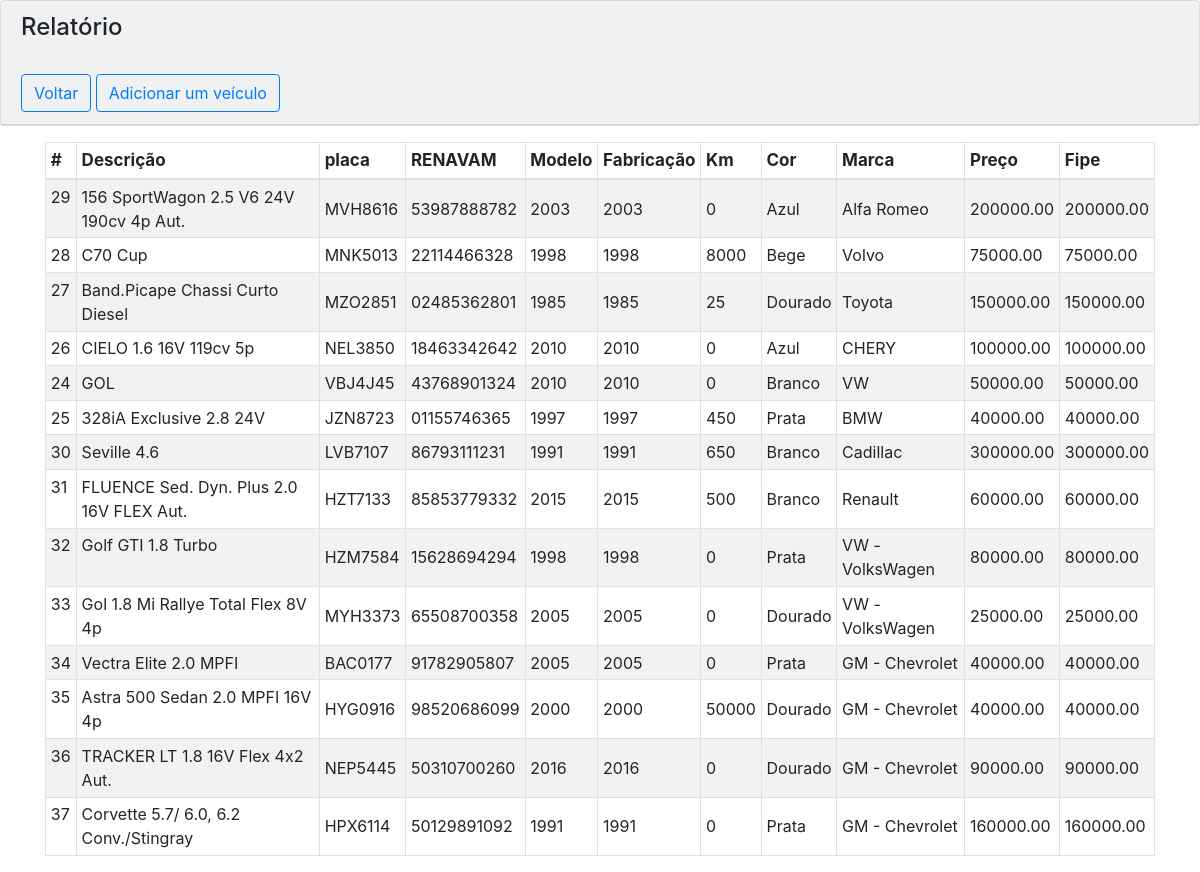
The app's page /relatorio with its own data.
### tables this page shows
CREATE TABLE IF NOT EXISTS `veiculos` (
  `id` int(11) NOT NULL AUTO_INCREMENT,
  `descricao` varchar(60) NOT NULL,
  `placa` varchar(7) NOT NULL,
  `codigo_renavam` varchar(11) NOT NULL,
  `ano_modelo` int(4) NOT NULL,
  `ano_fabricacao` int(4) NOT NULL,
  `cor` varchar(20) NOT NULL,
  `km` int(6) NOT NULL,
  `marca` varchar(20) NOT NULL,
  `preco` float(8,2) NOT NULL,
  `preco_fipe` float(8,2) NOT NULL,
  PRIMARY KEY (`id`)
);

### App/Controller/ControllerPrint.php (called while the page is built, shortened)
<?php
class ControllerPrint {
    public function defaultMethod() {
        $this->model = new Veiculo;
        $title = "Relatório";
        $data = $this->model->selectAll();
        require_once DIR_VIEW . "print.php";
    }
}

### index.php (called while the page is built, shortened)
<?php
$router = new Router;
$router->callController();

### App/Classes/DbConnect.php (called while the page is built, shortened)
<?php
class DbConnect
{
    public function connect()
    {
        try {
            $dsn = 'mysql:host=' . HOST . ';port=' . PORT . ';dbname=' . BASE;
            $this->connection = new PDO($dsn, USER, PASS);
            $this->connection->setAttribute(PDO::ATTR_ERRMODE, PDO::ERRMODE_EXCEPTION);
            return $this->connection;
        } catch (PDOException $e) {
            echo $e;
        }
    }
}

### App/Model/veiculo.php (called while the page is built, shortened)
<?php
class Veiculo
{
    private $connection;
    private $id;
    public function __construct()
    {
        $this->connection = (new DbConnect)->connect();
    }
    public function selectAll()
    {
        if (isset($this->id)) {
            $query = "SELECT * FROM veiculos WHERE id = :id";
            $stmt = $this->connection->prepare($query);
            $stmt->bindValue(':id', $this->id);
            $aux = "fetch";
        } else {
            $query = "SELECT * FROM veiculos";
            $stmt = $this->connection->prepare($query);
            $aux = "fetchAll";
        }
        $stmt->execute();
        return $stmt->$aux(PDO::FETCH_ASSOC);
    }
}

### App/views/print.php (the view, shortened to what this page needs)
<!DOCTYPE html>
<html lang="pt-br">
<head>
  <link rel="stylesheet" href="public/bootstrap4.5.0/css/bootstrap.css">
</head>
<body>
  <div>
    <div class="card text-black bg-light mb-3">
      <div class="card-header">
        <h4><?= $title ?></h4><br>
        <a class="btn btn-outline-primary " href="listar">Voltar</a>
        <a class="btn btn-outline-primary " href="adicionar">Adicionar um veículo</a>
      </div>
    </div>
    <div class="container">
      <table class="table table-striped table-bordered table-sm">
        <thead>
          <tr>
            <th scope="col">#</th>
            <th colspan='2' scope="col">Descrição</th>
            <th scope="col">placa</th>
            <th scope="col">RENAVAM</th>
            <th scope="col">Modelo</th>
            <th scope="col">Fabricação</th>
            <th scope="col">Km</th>
            <th scope="col">Cor</th>
            <th scope="col">Marca</th>
            <th scope="col">Preço</th>
            <th scope="col">Fipe</th>
          </tr>
        </thead>
        <tbody>
          <?php
          foreach ($data as $k => $v) {
            echo "<tr>";
            echo "<td>{$v['id']}</td>";
            echo "<td colspan = '2'>{$v['descricao']}</td>";
            echo "<td class = 'align-middle'>{$v['placa']}</td>";
            echo "<td class = 'align-middle'>{$v['codigo_renavam']}</td>";
            echo "<td class = 'align-middle'>{$v['ano_modelo']}</td>";
            echo "<td class = 'align-middle'>{$v['ano_fabricacao']}</td>";
            echo "<td class = 'align-middle'>{$v['km']}</td>";
            echo "<td class = 'align-middle'>{$v['cor']}</td>";
            echo "<td class = 'align-middle'>{$v['marca']}</td>";
            echo "<td class = 'align-middle'>{$v['preco']}</td>";
            echo "<td class = 'align-middle'>{$v['preco_fipe']}</td>";
            echo "</tr>";
          }
          ?>
        </tbody>
      </table>
    </div>
</body>
</html>

### App/Classes/Router.php (shortened to what this page needs)
<?php
class Router
{
    private $routes;
    private $uri;
    private $MethodWhoDoesntAcceptsParameters;
    public function parseUrl()
    {
        if (isset($_GET['url'])) {
            $this->uri = explode("/", rtrim($_GET['url']), FILTER_SANITIZE_URL);
        } else {
            header("location: listar");
        }
        return $this->uri;
    }
    public function getRoutes(): array
    {
        $this->routes = array(
            "listar" => "ControllerList",
            "relatorio" => "ControllerPrint",
            "adicionar" => "ControllerAdd",
            "editar" => "ControllerUpdate",
            "deletar" => "ControllerDelete"
        );
        return $this->routes;
    }
    public function getWhoDoesntAcceptParameter(): array
    {
        $this->MethodWhoDoesntAcceptsParameters = array(
            "ControllerAdd",
            "CotnrollerPrint"
        );
        return $this->MethodWhoDoesntAcceptsParameters;
    }
    public function callController()
    {
        if (array_key_exists($this->uri[0], $this->routes)) {
            $controllerName = $this->routes[$this->uri[0]];
            if (file_exists(DIR_CONTROLLER . $controllerName . ".php")) {
                if (!in_array($controllerName, $this->MethodWhoDoesntAcceptsParameters)) {
                    switch (count($this->uri)) {
                        case 1:
                            $this->uri["method"] = "defaultMethod";
                            break;
                    }
                }
                $method = $this->uri["method"];
                $object = new $nameSpace;
                if (empty($this->uri["parameter"])) {
                    $object->$method();
                }
            } else {
                echo "ERRO 405: Método não implementado";
            }
        } else {
            echo "ERRO 404: Esta página não existe";
        }
    }
}

### App/views/print.php (style rules this page uses)
th { font-size: 17px; }

### records on screen
veiculos: id "29", descricao "156 SportWagon 2.5 V6 24V 190cv 4p Aut.", placa "MVH8616", codigo_renavam "53987888782", ano_modelo "2003", ano_fabricacao "2003", km "0", cor "Azul", marca "Alfa Romeo", preco "200000.00", preco_fipe "200000.00"
veiculos: id "28", descricao "C70 Cup", placa "MNK5013", codigo_renavam "22114466328", ano_modelo "1998", ano_fabricacao "1998", km "8000", cor "Bege", marca "Volvo", preco "75000.00", preco_fipe "75000.00"
veiculos: id "27", descricao "Band.Picape Chassi Curto Diesel", placa "MZO2851", codigo_renavam "02485362801", ano_modelo "1985", ano_fabricacao "1985", km "25", cor "Dourado", marca "Toyota", preco "150000.00", preco_fipe "150000.00"
veiculos: id "26", descricao "CIELO 1.6 16V 119cv 5p", placa "NEL3850", codigo_renavam "18463342642", ano_modelo "2010", ano_fabricacao "2010", km "0", cor "Azul", marca "CHERY", preco "100000.00", preco_fipe "100000.00"
veiculos: id "24", descricao "GOL", placa "VBJ4J45", codigo_renavam "43768901324", ano_modelo "2010", ano_fabricacao "2010", km "0", cor "Branco", marca "VW", preco "50000.00", preco_fipe "50000.00"
veiculos: id "25", descricao "328iA Exclusive 2.8 24V", placa "JZN8723", codigo_renavam "01155746365", ano_modelo "1997", ano_fabricacao "1997", km "450", cor "Prata", marca "BMW", preco "40000.00", preco_fipe "40000.00"
veiculos: id "30", descricao "Seville 4.6", placa "LVB7107", codigo_renavam "86793111231", ano_modelo "1991", ano_fabricacao "1991", km "650", cor "Branco", marca "Cadillac", preco "300000.00", preco_fipe "300000.00"
veiculos: id "31", descricao "FLUENCE Sed. Dyn. Plus 2.0 16V FLEX Aut.", placa "HZT7133", codigo_renavam "85853779332", ano_modelo "2015", ano_fabricacao "2015", km "500", cor "Branco", marca "Renault", preco "60000.00", preco_fipe "60000.00"
veiculos: id "32", descricao "Golf GTI 1.8 Turbo", placa "HZM7584", codigo_renavam "15628694294", ano_modelo "1998", ano_fabricacao "1998", km "0", cor "Prata", marca "VW - VolksWagen", preco "80000.00", preco_fipe "80000.00"
veiculos: id "33", descricao "Gol 1.8 Mi Rallye Total Flex 8V 4p", placa "MYH3373", codigo_renavam "65508700358", ano_modelo "2005", ano_fabricacao "2005", km "0", cor "Dourado", marca "VW - VolksWagen", preco "25000.00", preco_fipe "25000.00"
veiculos: id "34", descricao "Vectra Elite 2.0 MPFI", placa "BAC0177", codigo_renavam "91782905807", ano_modelo "2005", ano_fabricacao "2005", km "0", cor "Prata", marca "GM - Chevrolet", preco "40000.00", preco_fipe "40000.00"
veiculos: id "35", descricao "Astra 500 Sedan 2.0 MPFI 16V 4p", placa "HYG0916", codigo_renavam "98520686099", ano_modelo "2000", ano_fabricacao "2000", km "50000", cor "Dourado", marca "GM - Chevrolet", preco "40000.00", preco_fipe "40000.00"
veiculos: id "36", descricao "TRACKER LT 1.8 16V Flex 4x2 Aut.", placa "NEP5445", codigo_renavam "50310700260", ano_modelo "2016", ano_fabricacao "2016", km "0", cor "Dourado", marca "GM - Chevrolet", preco "90000.00", preco_fipe "90000.00"
veiculos: id "37", descricao "Corvette 5.7/ 6.0, 6.2 Conv./Stingray", placa "HPX6114", codigo_renavam "50129891092", ano_modelo "1991", ano_fabricacao "1991", km "0", cor "Prata", marca "GM - Chevrolet", preco "160000.00", preco_fipe "160000.00"

### other values on screen
$title "Relatório"
